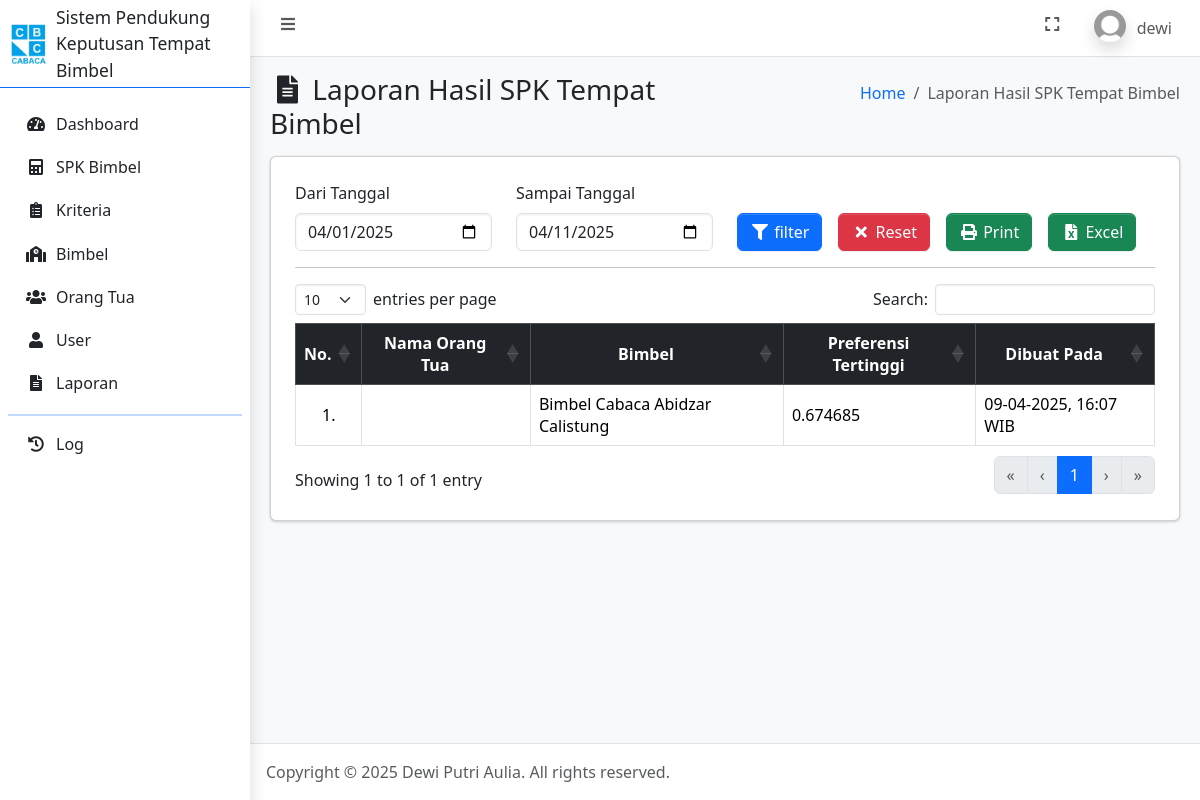
The app's page /laporan.php (signed in), older data.
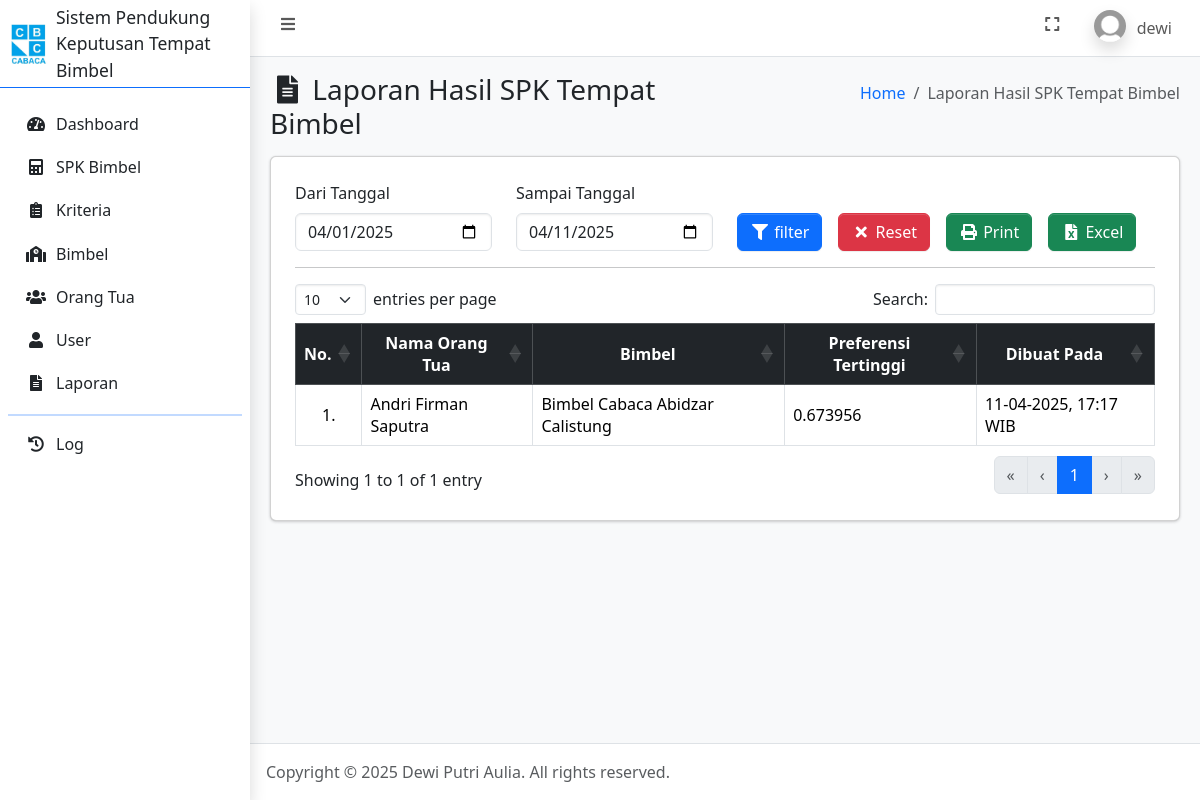
The same page, newer data.
### tables this page shows
CREATE TABLE `hasil_topsis` (
  `id_hasil` int(11) NOT NULL,
  `id_orangtua` int(11) NOT NULL,
  `id_bimbel` int(11) NOT NULL,
  `preferensi_tertinggi` float NOT NULL,
  `dibuat_pada` datetime NOT NULL DEFAULT current_timestamp()
);

CREATE TABLE `bimbel` (
  `id_bimbel` int(11) NOT NULL,
  `nama_bimbel` varchar(100) NOT NULL,
  `alamat_bimbel` text NOT NULL,
  `dibuat_pada` timestamp NOT NULL DEFAULT current_timestamp()
);

CREATE TABLE `user` (
  `id_user` int(11) NOT NULL,
  `username` varchar(100) NOT NULL,
  `password` varchar(255) NOT NULL,
  `jabatan` enum('admin','orangtua') NOT NULL,
  `nama` varchar(100) NOT NULL,
  `foto` text NOT NULL,
  `dibuat_pada` timestamp NOT NULL DEFAULT current_timestamp()
);

### laporan.php (the view, shortened to what the changed rows need)
<?php
    require_once 'connection.php';
    $id_user = $dataUser['id_user'];
    if ($dataUser['jabatan'] == 'orangtua') {
        $hasil = mysqli_query($conn, "SELECT *, hasil_topsis.dibuat_pada as dibuat FROM hasil_topsis LEFT JOIN orangtua ON hasil_topsis.id_orangtua = orangtua.id_orangtua LEFT JOIN user ON orangtua.id_user = user.id_user LEFT JOIN bimbel ON hasil_topsis.id_bimbel = bimbel.id_bimbel WHERE user.id_user = '$id_user' ORDER BY dibuat desc");
    } else {
        $hasil = mysqli_query($conn, "SELECT *, hasil_topsis.dibuat_pada as dibuat FROM hasil_topsis LEFT JOIN orangtua ON hasil_topsis.id_orangtua = orangtua.id_orangtua LEFT JOIN user ON orangtua.id_user = user.id_user LEFT JOIN bimbel ON hasil_topsis.id_bimbel = bimbel.id_bimbel ORDER BY dibuat desc");
    }
?>
<!DOCTYPE html>
<html lang="en">
<head>
    <?php include_once 'include/head.php'; ?>
</head>
<body class="layout-fixed sidebar-expand-lg bg-body-tertiary">
    <div class="app-wrapper">
        <main class="app-main">
            <div class="app-content">
                <div class="container-fluid">
                    <div class="card">
                        <div class="card-body">
                            <div class="table-responsive p-2">
                                <table class="table table-bordered" id="table_id">
                                    <thead class="table-dark">
                                        <tr>
                                            <th class="text-center align-middle">No.</th>
                                            <th class="text-center align-middle">Nama Orang Tua</th>
                                            <th class="text-center align-middle">Bimbel</th>
                                            <th class="text-center align-middle">Preferensi Tertinggi</th>
                                            <th class="text-center align-middle">Dibuat Pada</th>
                                        </tr>
                                    </thead>
                                    <tbody>
                                        <?php $i = 1; ?>
                                        <?php foreach ($hasil as $dh): ?>
                                            <tr>
                                                <td class="text-center align-middle"><?= $i++; ?>.</td>
                                                <td class="align-middle text-start"><?= $dh['nama']; ?></td>
                                                <td class="align-middle text-start"><?= $dh['nama_bimbel']; ?></td>
                                                <td class="align-middle text-start"><?= $dh['preferensi_tertinggi']; ?></td>
                                                <td class="align-middle text-start"><?= date('d-m-Y, H:i \W\I\B', strtotime($dh['dibuat'])); ?></td>
                                            </tr>
                                        <?php endforeach ?>
                                    </tbody>
                                </table>
                            </div>
                        </div>
                    </div>
                </div>
            </div>
        </main>
    </div>
</body>
</html>

Row changes from the older to the newer data that the page shows:
removed hasil_topsis: id_bimbel.nama_bimbel "Bimbel Cabaca Abidzar Calistung", preferensi_tertinggi "0.674685", dibuat_pada "09-04-2025, 16:07 WIB"
added hasil_topsis: user.nama "Andri Firman Saputra", id_bimbel.nama_bimbel "Bimbel Cabaca Abidzar Calistung", preferensi_tertinggi "0.673956", dibuat_pada "11-04-2025, 17:17 WIB"
